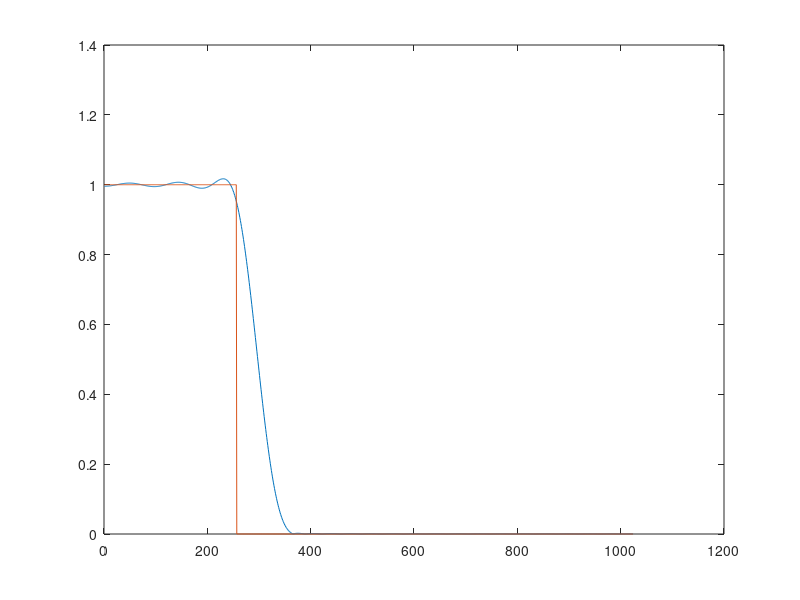

The MATLAB script that drew this image:
clear all; clc; close all

N=24;   %fixed
L=1024; %fixed
dw = pi/(L-1);
wp = 0.25;  %fixed
ws = 0.35;

pe = ceil(wp*L);
se = ceil(ws*L);

d = [ones(pe, 1); zeros(L-pe, 1)];
Q = [ones(L, 1) cos((0:L-1)'*(1:(N-1))*dw)];

pm = 0.1;
sm = 1.0;
w = [pm*ones(pe, 1); zeros(se - pe, 1); sm*ones(L - se, 1)];
W = diag(w);

a = (Q'*W^2*Q)\(Q'*W^2*d);

coef = [flipud(a(2:end))/2; a(1); a(2:end)/2];

H = fft(coef, 2*L);
figure(1); plot(1:length(H(1:L)), abs(H(1:L)), 1:length(H(1:L)), d)
% pause;
saveas(figure(1), strcat('img_report_lp',"_", num2str(ws),"_",num2str(pm), "_", num2str(sm),'.png'))